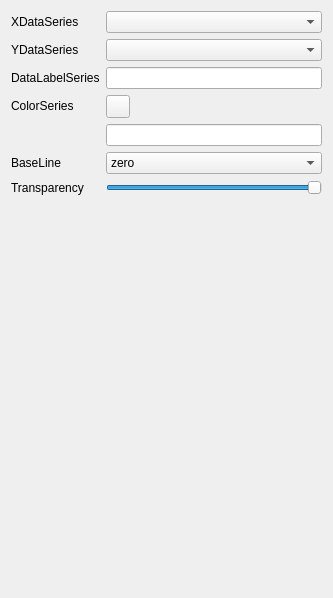
<?xml version="1.0" encoding="UTF-8"?>
<ui version="4.0">
 <class>Form</class>
 <widget class="QWidget" name="Form">
  <property name="geometry">
   <rect>
    <x>0</x>
    <y>0</y>
    <width>333</width>
    <height>598</height>
   </rect>
  </property>
  <property name="windowTitle">
   <string>Form</string>
  </property>
  <layout class="QVBoxLayout" name="verticalLayout">
   <item>
    <layout class="QFormLayout" name="formLayout">
     <item row="0" column="0">
      <widget class="QLabel" name="x_series_label">
       <property name="text">
        <string>XDataSeries</string>
       </property>
      </widget>
     </item>
     <item row="0" column="1">
      <widget class="QComboBox" name="x_series_combo"/>
     </item>
     <item row="1" column="0">
      <widget class="QLabel" name="y_series_label">
       <property name="text">
        <string>YDataSeries</string>
       </property>
      </widget>
     </item>
     <item row="1" column="1">
      <widget class="QComboBox" name="y_series_combo"/>
     </item>
     <item row="2" column="0">
      <widget class="QLabel" name="label">
       <property name="text">
        <string>DataLabelSeries</string>
       </property>
      </widget>
     </item>
     <item row="2" column="1">
      <widget class="QLineEdit" name="data_label_line"/>
     </item>
     <item row="3" column="0">
      <widget class="QLabel" name="label_11">
       <property name="maximumSize">
        <size>
         <width>16777215</width>
         <height>21</height>
        </size>
       </property>
       <property name="text">
        <string>ColorSeries</string>
       </property>
      </widget>
     </item>
     <item row="3" column="1">
      <widget class="QToolButton" name="area_color_series_btn">
       <property name="text">
        <string/>
       </property>
      </widget>
     </item>
     <item row="4" column="1">
      <widget class="QLineEdit" name="area_color_series_line"/>
     </item>
     <item row="5" column="1">
      <widget class="QComboBox" name="area_baseline_combo">
       <item>
        <property name="text">
         <string>zero</string>
        </property>
       </item>
       <item>
        <property name="text">
         <string>sym</string>
        </property>
       </item>
       <item>
        <property name="text">
         <string>wiggle</string>
        </property>
       </item>
       <item>
        <property name="text">
         <string>weighted_wiggle</string>
        </property>
       </item>
      </widget>
     </item>
     <item row="5" column="0">
      <widget class="QLabel" name="label_2">
       <property name="text">
        <string>BaseLine</string>
       </property>
      </widget>
     </item>
     <item row="7" column="1">
      <spacer name="verticalSpacer">
       <property name="orientation">
        <enum>Qt::Orientation::Vertical</enum>
       </property>
       <property name="sizeHint" stdset="0">
        <size>
         <width>20</width>
         <height>40</height>
        </size>
       </property>
      </spacer>
     </item>
     <item row="6" column="1">
      <widget class="QSlider" name="area_transparent_slider">
       <property name="maximum">
        <number>100</number>
       </property>
       <property name="value">
        <number>100</number>
       </property>
       <property name="orientation">
        <enum>Qt::Orientation::Horizontal</enum>
       </property>
      </widget>
     </item>
     <item row="6" column="0">
      <widget class="QLabel" name="label_3">
       <property name="text">
        <string>Transparency</string>
       </property>
      </widget>
     </item>
    </layout>
   </item>
  </layout>
 </widget>
 <resources/>
 <connections/>
</ui>
